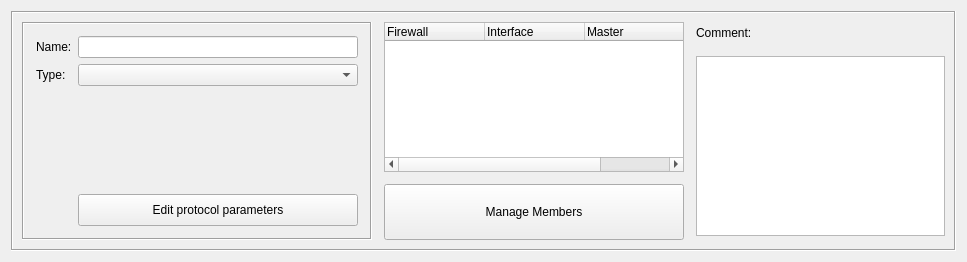
<ui version="4.0" >
 <class>ClusterGroupDialog_q</class>
 <widget class="QWidget" name="ClusterGroupDialog_q" >
  <property name="enabled" >
   <bool>true</bool>
  </property>
  <property name="geometry" >
   <rect>
    <x>0</x>
    <y>0</y>
    <width>967</width>
    <height>262</height>
   </rect>
  </property>
  <property name="sizePolicy" >
   <sizepolicy vsizetype="MinimumExpanding" hsizetype="Preferred" >
    <horstretch>0</horstretch>
    <verstretch>0</verstretch>
   </sizepolicy>
  </property>
  <property name="windowTitle" >
   <string>ClusterGroup</string>
  </property>
  <layout class="QGridLayout" name="gridLayout" >
   <item row="0" column="0" >
    <widget class="QFrame" name="frame20" >
     <property name="sizePolicy" >
      <sizepolicy vsizetype="MinimumExpanding" hsizetype="Preferred" >
       <horstretch>0</horstretch>
       <verstretch>0</verstretch>
      </sizepolicy>
     </property>
     <property name="frameShape" >
      <enum>QFrame::Box</enum>
     </property>
     <property name="frameShadow" >
      <enum>QFrame::Sunken</enum>
     </property>
     <layout class="QGridLayout" name="gridLayout_3" >
      <property name="spacing" >
       <number>12</number>
      </property>
      <item row="0" column="0" >
       <widget class="QFrame" name="frame7_2" >
        <property name="sizePolicy" >
         <sizepolicy vsizetype="Preferred" hsizetype="Fixed" >
          <horstretch>0</horstretch>
          <verstretch>0</verstretch>
         </sizepolicy>
        </property>
        <property name="minimumSize" >
         <size>
          <width>350</width>
          <height>0</height>
         </size>
        </property>
        <property name="maximumSize" >
         <size>
          <width>350</width>
          <height>16777215</height>
         </size>
        </property>
        <property name="frameShape" >
         <enum>QFrame::Box</enum>
        </property>
        <property name="frameShadow" >
         <enum>QFrame::Sunken</enum>
        </property>
        <layout class="QGridLayout" name="gridLayout_2" >
         <property name="margin" >
          <number>12</number>
         </property>
         <item row="0" column="0" >
          <widget class="QLabel" name="textLabel1_4_2" >
           <property name="sizePolicy" >
            <sizepolicy vsizetype="Preferred" hsizetype="Preferred" >
             <horstretch>0</horstretch>
             <verstretch>0</verstretch>
            </sizepolicy>
           </property>
           <property name="maximumSize" >
            <size>
             <width>32767</width>
             <height>32767</height>
            </size>
           </property>
           <property name="text" >
            <string>Name:</string>
           </property>
           <property name="wordWrap" >
            <bool>false</bool>
           </property>
          </widget>
         </item>
         <item row="0" column="1" >
          <widget class="LineEditWidget" name="obj_name" >
           <property name="sizePolicy" >
            <sizepolicy vsizetype="Fixed" hsizetype="Minimum" >
             <horstretch>200</horstretch>
             <verstretch>0</verstretch>
            </sizepolicy>
           </property>
           <property name="minimumSize" >
            <size>
             <width>0</width>
             <height>0</height>
            </size>
           </property>
          </widget>
         </item>
         <item row="1" column="0" >
          <widget class="QLabel" name="textLabel1_3_2_2" >
           <property name="enabled" >
            <bool>true</bool>
           </property>
           <property name="sizePolicy" >
            <sizepolicy vsizetype="Preferred" hsizetype="Preferred" >
             <horstretch>0</horstretch>
             <verstretch>0</verstretch>
            </sizepolicy>
           </property>
           <property name="maximumSize" >
            <size>
             <width>32767</width>
             <height>32767</height>
            </size>
           </property>
           <property name="text" >
            <string>Type:</string>
           </property>
           <property name="wordWrap" >
            <bool>false</bool>
           </property>
          </widget>
         </item>
         <item row="1" column="1" >
          <widget class="QComboBox" name="type" />
         </item>
         <item row="2" column="1" >
          <spacer name="verticalSpacer" >
           <property name="orientation" >
            <enum>Qt::Vertical</enum>
           </property>
           <property name="sizeHint" stdset="0" >
            <size>
             <width>20</width>
             <height>10</height>
            </size>
           </property>
          </spacer>
         </item>
         <item row="3" column="0" >
          <spacer name="spacer" >
           <property name="orientation" >
            <enum>Qt::Horizontal</enum>
           </property>
           <property name="sizeType" >
            <enum>QSizePolicy::Fixed</enum>
           </property>
           <property name="sizeHint" stdset="0" >
            <size>
             <width>18</width>
             <height>24</height>
            </size>
           </property>
          </spacer>
         </item>
         <item row="3" column="1" >
          <widget class="QPushButton" name="editParameters" >
           <property name="sizePolicy" >
            <sizepolicy vsizetype="Fixed" hsizetype="Preferred" >
             <horstretch>0</horstretch>
             <verstretch>0</verstretch>
            </sizepolicy>
           </property>
           <property name="minimumSize" >
            <size>
             <width>0</width>
             <height>32</height>
            </size>
           </property>
           <property name="text" >
            <string>Edit protocol parameters</string>
           </property>
          </widget>
         </item>
        </layout>
       </widget>
      </item>
      <item row="0" column="1" >
       <layout class="QVBoxLayout" name="verticalLayout" >
        <property name="topMargin" >
         <number>0</number>
        </property>
        <property name="bottomMargin" >
         <number>0</number>
        </property>
        <item>
         <widget class="QTreeWidget" name="fwMemberTree" >
          <property name="sizePolicy" >
           <sizepolicy vsizetype="Expanding" hsizetype="Fixed" >
            <horstretch>0</horstretch>
            <verstretch>0</verstretch>
           </sizepolicy>
          </property>
          <property name="minimumSize" >
           <size>
            <width>300</width>
            <height>0</height>
           </size>
          </property>
          <property name="maximumSize" >
           <size>
            <width>300</width>
            <height>150</height>
           </size>
          </property>
          <property name="toolTip" >
           <string>List of current members of this cluster.
Double click on an entry to load it.</string>
          </property>
          <property name="showDropIndicator" stdset="0" >
           <bool>false</bool>
          </property>
          <property name="selectionMode" >
           <enum>QAbstractItemView::SingleSelection</enum>
          </property>
          <column>
           <property name="text" >
            <string>Firewall</string>
           </property>
          </column>
          <column>
           <property name="text" >
            <string>Interface</string>
           </property>
          </column>
          <column>
           <property name="text" >
            <string>Master</string>
           </property>
          </column>
          <column>
           <property name="text" >
            <string>Status</string>
           </property>
          </column>
         </widget>
        </item>
        <item>
         <widget class="QPushButton" name="manageMembers" >
          <property name="sizePolicy" >
           <sizepolicy vsizetype="Fixed" hsizetype="Fixed" >
            <horstretch>0</horstretch>
            <verstretch>0</verstretch>
           </sizepolicy>
          </property>
          <property name="minimumSize" >
           <size>
            <width>200</width>
            <height>0</height>
           </size>
          </property>
          <property name="maximumSize" >
           <size>
            <width>32767</width>
            <height>32767</height>
           </size>
          </property>
          <property name="toolTip" >
           <string>Click here to manage member firewalls of this cluster group.</string>
          </property>
          <property name="text" >
           <string>Manage Members</string>
          </property>
         </widget>
        </item>
       </layout>
      </item>
      <item row="0" column="2" >
       <layout class="QVBoxLayout" name="verticalLayout_2" >
        <item>
         <widget class="QLabel" name="textLabel2" >
          <property name="sizePolicy" >
           <sizepolicy vsizetype="Fixed" hsizetype="Preferred" >
            <horstretch>0</horstretch>
            <verstretch>0</verstretch>
           </sizepolicy>
          </property>
          <property name="text" >
           <string>Comment:</string>
          </property>
          <property name="wordWrap" >
           <bool>false</bool>
          </property>
         </widget>
        </item>
        <item>
         <widget class="TextEditWidget" name="comment" >
          <property name="sizePolicy" >
           <sizepolicy vsizetype="MinimumExpanding" hsizetype="Expanding" >
            <horstretch>0</horstretch>
            <verstretch>0</verstretch>
           </sizepolicy>
          </property>
          <property name="minimumSize" >
           <size>
            <width>0</width>
            <height>0</height>
           </size>
          </property>
          <property name="maximumSize" >
           <size>
            <width>16777215</width>
            <height>180</height>
           </size>
          </property>
          <property name="tabChangesFocus" >
           <bool>true</bool>
          </property>
         </widget>
        </item>
       </layout>
      </item>
     </layout>
    </widget>
   </item>
  </layout>
 </widget>
 <customwidgets>
  <customwidget>
   <class>TextEditWidget</class>
   <extends>QTextEdit</extends>
   <header>TextEditWidget.h</header>
  </customwidget>
  <customwidget>
   <class>LineEditWidget</class>
   <extends>QLineEdit</extends>
   <header>LineEditWidget.h</header>
  </customwidget>
 </customwidgets>
 <tabstops>
  <tabstop>manageMembers</tabstop>
  <tabstop>comment</tabstop>
 </tabstops>
 <resources>
  <include location="MainRes.qrc" />
 </resources>
 <connections>
  <connection>
   <sender>comment</sender>
   <signal>newTextAvailable()</signal>
   <receiver>ClusterGroupDialog_q</receiver>
   <slot>changed()</slot>
   <hints>
    <hint type="sourcelabel" >
     <x>20</x>
     <y>20</y>
    </hint>
    <hint type="destinationlabel" >
     <x>20</x>
     <y>20</y>
    </hint>
   </hints>
  </connection>
  <connection>
   <sender>manageMembers</sender>
   <signal>clicked()</signal>
   <receiver>ClusterGroupDialog_q</receiver>
   <slot>openClusterConfDialog()</slot>
   <hints>
    <hint type="sourcelabel" >
     <x>20</x>
     <y>20</y>
    </hint>
    <hint type="destinationlabel" >
     <x>20</x>
     <y>20</y>
    </hint>
   </hints>
  </connection>
  <connection>
   <sender>fwMemberTree</sender>
   <signal>itemActivated(QTreeWidgetItem*,int)</signal>
   <receiver>ClusterGroupDialog_q</receiver>
   <slot>openObject(QTreeWidgetItem*)</slot>
   <hints>
    <hint type="sourcelabel" >
     <x>262</x>
     <y>112</y>
    </hint>
    <hint type="destinationlabel" >
     <x>411</x>
     <y>113</y>
    </hint>
   </hints>
  </connection>
  <connection>
   <sender>obj_name</sender>
   <signal>newTextAvailable()</signal>
   <receiver>ClusterGroupDialog_q</receiver>
   <slot>changed()</slot>
   <hints>
    <hint type="sourcelabel" >
     <x>169</x>
     <y>68</y>
    </hint>
    <hint type="destinationlabel" >
     <x>411</x>
     <y>113</y>
    </hint>
   </hints>
  </connection>
  <connection>
   <sender>type</sender>
   <signal>currentIndexChanged(int)</signal>
   <receiver>ClusterGroupDialog_q</receiver>
   <slot>changed()</slot>
   <hints>
    <hint type="sourcelabel" >
     <x>196</x>
     <y>132</y>
    </hint>
    <hint type="destinationlabel" >
     <x>421</x>
     <y>165</y>
    </hint>
   </hints>
  </connection>
  <connection>
   <sender>editParameters</sender>
   <signal>clicked()</signal>
   <receiver>ClusterGroupDialog_q</receiver>
   <slot>openParametersEditor()</slot>
   <hints>
    <hint type="sourcelabel" >
     <x>152</x>
     <y>303</y>
    </hint>
    <hint type="destinationlabel" >
     <x>450</x>
     <y>190</y>
    </hint>
   </hints>
  </connection>
 </connections>
 <slots>
  <slot>changed()</slot>
  <slot>openParametersEditor()</slot>
 </slots>
</ui>
